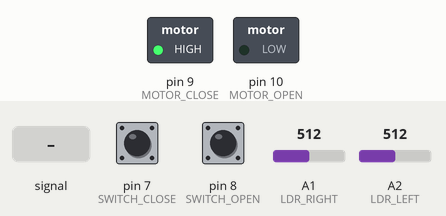
Bench run of a sketch on a simulated Arduino Uno, built with avr-gcc and run on an emulated ATmega328P. Shown: switched loads named in the sketch (green lamp = pin HIGH). Inputs (shaded band) come from the test bench; at power-on: pin 8 (SWITCH_OPEN) LOW, pin 7 (SWITCH_CLOSE) HIGH, A1 (LDR_RIGHT) = 512, A2 (LDR_LEFT) = 512.

Above: at 1.2 s.
1.3 s: A1 (LDR_RIGHT) fed a 200 Hz sine of ±255 counts around its level
At 2.0 s:
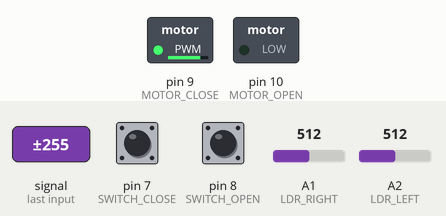
2.8 s: pin 8 (SWITCH_OPEN) pulled HIGH for 0.15 s
At 2.93 s:
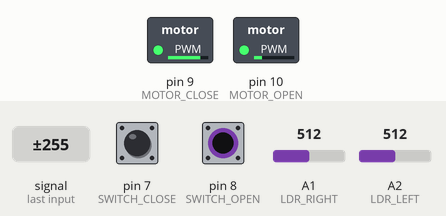
4.4 s: pin 8 (SWITCH_OPEN) pulled HIGH for 1 s
At 5.9 s:
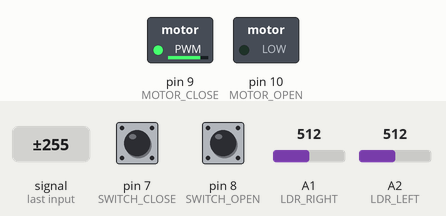
6.9 s: A2 (LDR_LEFT) fed a 1000 Hz sine of ±255 counts around its level
9.9 s: A1 (LDR_RIGHT) fed a 2 Hz sine of ±306 counts around its level
12.9 s: pin 8 (SWITCH_OPEN) pulled HIGH for 0.15 s
At 14.16 s:
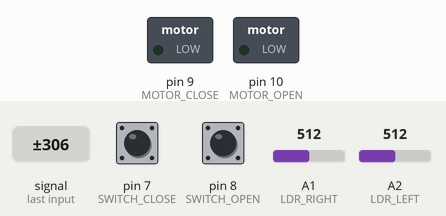
Timing chart, 0 to 16.9 s (numbered marks = the images above; inputs shaded):
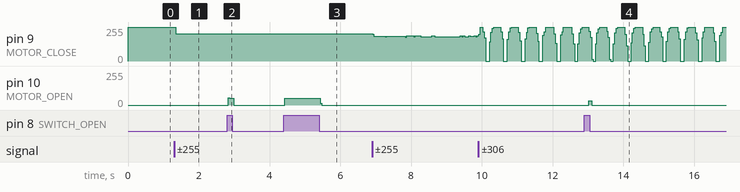

Measured:
- after the input at 1.3 s, pin 9 (MOTOR_CLOSE): 255/255 → 205/255 after 0.05 s
- after the input at 2.8 s, pin 10 (MOTOR_OPEN): 0/255 → 50/255 at once, → 0/255 0.16 s later
- after the input at 4.4 s, pin 10 (MOTOR_OPEN): 0/255 → 50/255 at once, → 0/255 1.0 s later
- after the input at 12.9 s, pin 10 (MOTOR_OPEN): 0/255 → 31/255 after 0.12 s, → 0/255 0.08 s later

The sketch:

solar_tracker.ino
```cpp
// ATMEL ATTINY84 / ARDUINO
//
//                           +-\/-+
//                     VCC  1|    |14  GND
//             (D 10)  PB0  2|    |13  AREF (D  0)
//             (D  9)  PB1  3|    |12  PA1  (D  1)
//                     PB3  4|    |11  PA2  (D  2)
//  PWM  INT0  (D  8)  PB2  5|    |10  PA3  (D  3)
//  PWM        (D  7)  PA7  6|    |9   PA4  (D  4)
//  PWM        (D  6)  PA6  7|    |8   PA5  (D  5)        PWM
//                           +----+

//////////////////
// SERIAL DEBUG //
//////////////////

// uncomment '#define DEBUG' to enable serial debug
//#define DEBUG

#ifdef DEBUG
  #include <SoftwareSerial.h>
  SoftwareSerial mySerial(4, 5);

  #define DEBUG_BEGIN(x) mySerial.begin(x)
  #define DEBUG_PRINT(x)     mySerial.print (x)
  #define DEBUG_PRINTLN(x)  mySerial.println (x)
  #define DEBUG_DELAY(x) delay(x)
  #else
  #define DEBUG_BEGIN(x)
  #define DEBUG_PRINT(x)
  #define DEBUG_PRINTLN(x)
  #define DEBUG_DELAY(x)
#endif

////////////////////
// WATCHDOG RESET //
////////////////////

#include <avr/sleep.h>
#include <avr/wdt.h>

ISR(WDT_vect)
{
  wdt_disable();  // disable watchdog
}

//////////////////////
// GLOBAL VARIABLES //
//////////////////////

#define LDR_LEFT A2
#define LDR_RIGHT A1

#define MOTOR_OPEN 10
#define MOTOR_CLOSE 9

#define SWITCH_OPEN 8
#define SWITCH_CLOSE 7

#define LEFT_FUDGE 0.015 // LeftSensor adjustment e.g. '0.11' adds 11%
#define TOTAL_FUDGE 2 // Add some slop to the motor centered figure.

#define NIGHT_VALUE 720

#define SLEEP_TIME 15 // 15 = 2min (8s * 15)

enum State {
  MAIN,
  GO_HOME,
  TRACK,
  SLEEP
};

State currentState = MAIN;

int ldrLeft, ldrRight;

////////////
// SETUP  //
////////////

void setup() {

  DEBUG_BEGIN(9600);

  pinMode(LDR_LEFT, INPUT);
  pinMode(LDR_RIGHT, INPUT);

  pinMode(MOTOR_OPEN, OUTPUT);
  pinMode(MOTOR_CLOSE, OUTPUT);

  pinMode(SWITCH_OPEN, INPUT);
  pinMode(SWITCH_CLOSE, INPUT);
}

///////////////
// MAIN LOOP //
///////////////

void loop() {

  DEBUG_DELAY(1000);

  switch ( currentState ) {

    /**
       [MAIN]
        Determines which state to enter based on ambient light
    */
    case MAIN:
      DEBUG_PRINTLN("State: MAIN");

      if ( isDaytime() ) {
        currentState = TRACK;
      } else if ( !isDaytime() ) {
        currentState = GO_HOME;
      }
      break;

    /**
       [TRACK]
        Looks for the sun and controls the motor allowing TOTAL_FUDGE slack
        in readings. Stops motor on contact with corresponding end stop.
    */
    case TRACK:
      DEBUG_PRINTLN("State: TRACK");

      readLDRs();

      if (ldrRight >= ldrLeft - TOTAL_FUDGE && ldrRight <= ldrLeft + TOTAL_FUDGE) {
        DEBUG_PRINTLN("Sweet Spot");
        stopMotor();
        currentState = MAIN;
        break;
      }

      if ( ldrRight > ldrLeft) {
        if ( !digitalRead(SWITCH_OPEN) ) {
          DEBUG_PRINTLN("Open End Stop");
          stopMotor();
          currentState = MAIN;
          break;
        }
        goRight();
      }

      else if ( ldrRight < ldrLeft ) {
        if ( !digitalRead(SWITCH_CLOSE) ) {
          DEBUG_PRINTLN("Closed End Stop");
          stopMotor();
          currentState = MAIN;
          break;
        }
        goLeft();
      }

      currentState = MAIN;
      break;

    /**
       [GO_HOME]
        Returns the panel to western configuration until
        it hits the end stop and goes to sleep.
    */
    case GO_HOME:
      DEBUG_PRINTLN("State: GO_HOME");
      if (!digitalRead(SWITCH_CLOSE)) {
        stopMotor();
        currentState = SLEEP;
        break;
      }
      goLeft();
      currentState = MAIN;
      break;

    /**
       [SLEEP]
        Power down for 8 seconds * SLEEP_TIME.
        http://forum.arduino.cc/index.php?topic=173850.msg1291338#msg1291338
    */
    case SLEEP:
      DEBUG_PRINTLN("State: SLEEP");

      for ( int i = 0; i < SLEEP_TIME; i++ ) {
        MCUSR = 0;                          // reset various flags
        WDTCSR |= 0b00011000;               // see docs, set WDCE, WDE
        WDTCSR =  0b01000000 | 0b100001;    // set WDIE, and 8s delay

        wdt_reset();
        set_sleep_mode (SLEEP_MODE_PWR_DOWN);
        sleep_mode();            // now goes to Sleep and waits for the interrupt
      }

      DEBUG_PRINTLN("Waking!");
      currentState = MAIN;
      break;

    default:
      DEBUG_PRINTLN("CODE FAILURE");
      stopMotor();
      currentState = MAIN;
      break;
  }
}

///////////////
// UTILITIES //
///////////////

void readLDRs () {
  ldrLeft = analogRead(LDR_LEFT);
  ldrRight = analogRead(LDR_RIGHT);

  DEBUG_PRINT("LDR L : ");
  DEBUG_PRINT(ldrLeft);

  float ldrLeftFudge = ldrLeft * LEFT_FUDGE;  // Calculate LEFT_FUDGE%
  ldrLeft = ldrLeft + (int)ldrLeftFudge;

  DEBUG_PRINT(" LDR L FUDGED : ");
  DEBUG_PRINT(ldrLeft);
  DEBUG_PRINT(" FUDGEVAL: ");
  DEBUG_PRINT(ldrLeftFudge);
  DEBUG_PRINT(" LDR R: ");
  DEBUG_PRINTLN(ldrRight);
}

bool isDaytime()
{
  readLDRs();

  if ( ldrLeft > NIGHT_VALUE || ldrRight > NIGHT_VALUE ) {
    return true;
  }
  return false;
}

////////////////////
// MOTOR CONTROLS //
////////////////////

void goRight()
{
  DEBUG_PRINTLN("Going Right");
  digitalWrite(MOTOR_OPEN, HIGH);
  digitalWrite(MOTOR_CLOSE, LOW);
}

void goLeft()
{
  DEBUG_PRINTLN("Going Left");
  digitalWrite(MOTOR_OPEN, LOW);
  digitalWrite(MOTOR_CLOSE, HIGH);
}

void stopMotor()
{
  DEBUG_PRINTLN("Stopping");
  digitalWrite(MOTOR_OPEN, LOW);
  digitalWrite(MOTOR_CLOSE, LOW);
}
```
